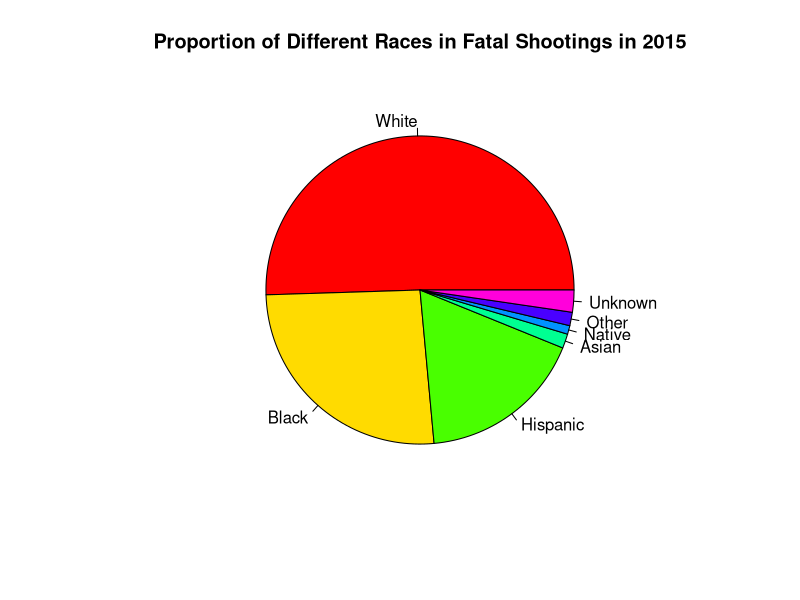
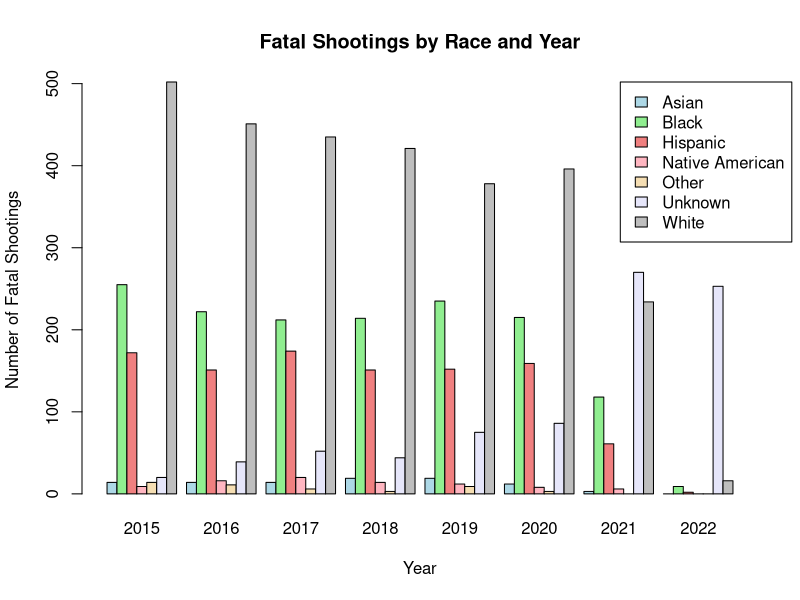
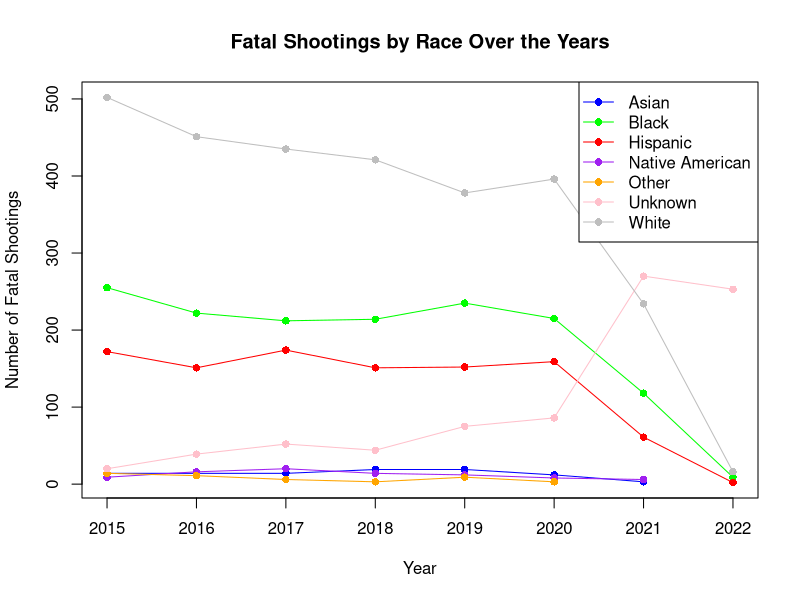
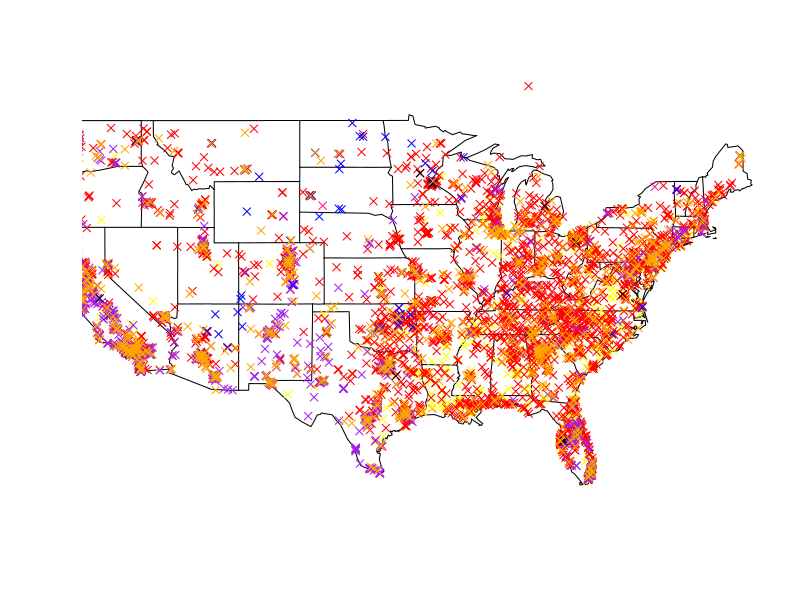
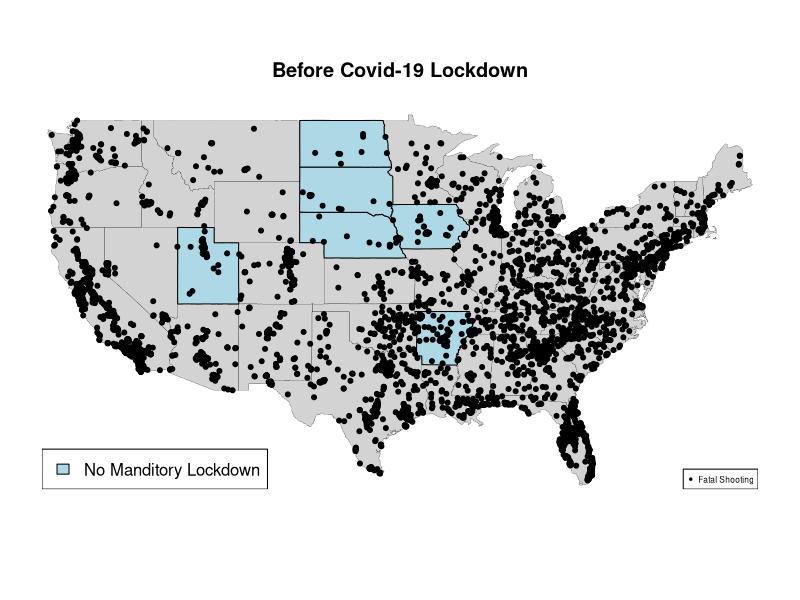
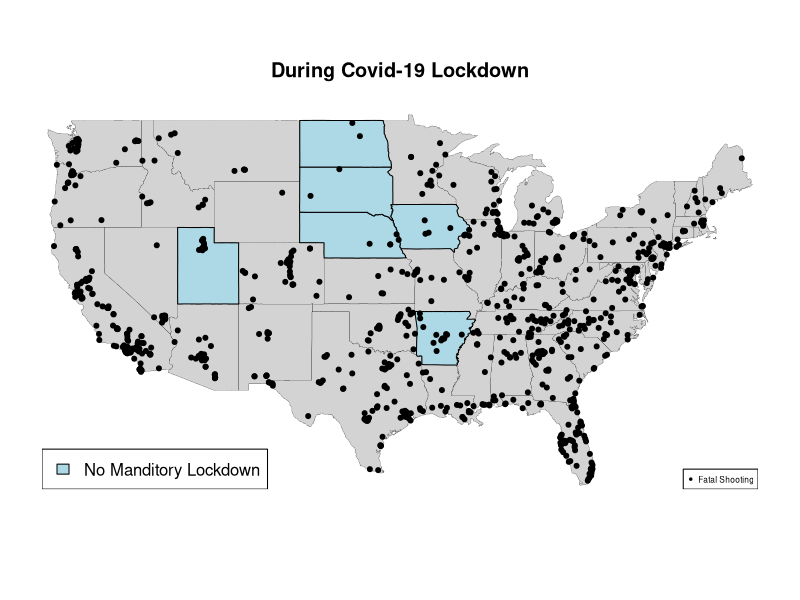
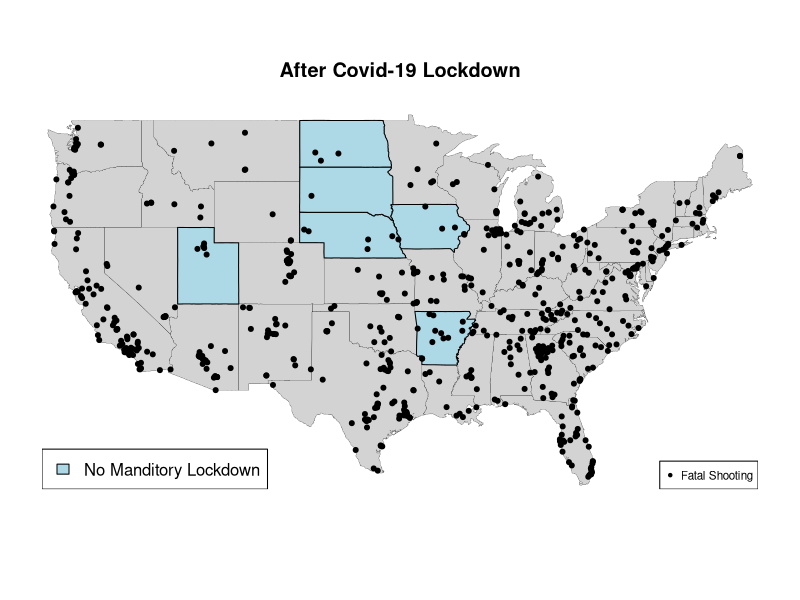

R code for these plots, in order:
## ---- chunk 1
FatalShootingsStats <- read.csv("FatalPoliceShootings_US.csv")

print(class(FatalShootingsStats))

head(FatalShootingsStats)
## ---- chunk 2
#Convert the `date` column to Date format so can extract the year
FatalShootingsStats$date <- as.Date(FatalShootingsStats$date, format = "%m/%d/%Y")

#Made new column for year as an int
FatalShootingsStats$year <- as.integer(format(FatalShootingsStats$date, "%Y"))


## ---- chunk 3
#Analyze 2015 as a test run

data_filtered <- FatalShootingsStats[FatalShootingsStats$year == 2015, ]


#Grab the total amount of times certain races are in the data
asian_count <- nrow(data_filtered[data_filtered$race_name == 'Asian', ])
black_count <- nrow(data_filtered[data_filtered$race_name == 'Black', ])
white_count <- nrow(data_filtered[data_filtered$race_name == 'White', ])
hispanic_count <- nrow(data_filtered[data_filtered$race_name == 'Hispanic', ])
native_count <- nrow(data_filtered[data_filtered$race_name == 'Native American', ])
other_count <- nrow(data_filtered[data_filtered$race_name == 'Other', ])
unknown_count <- nrow(data_filtered[data_filtered$race_name == 'Unknown', ])

#Created a data.frame with counts so can plot them
race_counts <- data.frame(
  race = c("White", "Black", "Hispanic", "Asian", "Native", "Other", "Unknown"),
  count = c(white_count, black_count, hispanic_count, asian_count, native_count, other_count, unknown_count)
)

#Created a pie chart
pie(race_counts$count, 
    labels = race_counts$race, 
    main = "Proportion of Different Races in Fatal Shootings in 2015",
    col = rainbow(length(race_counts$count)))


## ---- chunk 4
## Sophia's addition 
#creating subsets by year

FatalShootingsStats <- na.omit(FatalShootingsStats) # getting rid of rows with any NA values

# basic stats dependent on year
data_15 <- subset(FatalShootingsStats, FatalShootingsStats$year == 2015 )
data_16 <- subset(FatalShootingsStats, FatalShootingsStats$year == 2016 )
data_17 <- subset(FatalShootingsStats, FatalShootingsStats$year == 2017 )
data_18 <- subset(FatalShootingsStats, FatalShootingsStats$year == 2018 )
data_19 <- subset(FatalShootingsStats, FatalShootingsStats$year == 2019 )
data_20 <- subset(FatalShootingsStats, FatalShootingsStats$year == 2020 )
data_21 <- subset(FatalShootingsStats, FatalShootingsStats$year == 2021 )
data_22 <- subset(FatalShootingsStats, FatalShootingsStats$year == 2022 )

total <- c(nrow(data_15), nrow(data_16), nrow(data_17), nrow(data_18), nrow(data_19), nrow(data_20), nrow(data_21), nrow(data_22) )

average_age <- c(mean(data_15$age), mean(data_16$age), mean(data_17$age), mean(data_18$age), mean(data_19$age), mean(data_20$age), mean(data_21$age), mean(data_22$age))

bodycam_false <- c(sum(data_15$body_camera == "FALSE"), sum(data_16$body_camera == "FALSE"), sum(data_17$body_camera == "FALSE"), sum(data_18$body_camera == "FALSE"), sum(data_19$body_camera == "FALSE"), sum(data_20$body_camera == "FALSE"), sum(data_21$body_camera == "FALSE"), sum(data_22$body_camera == "FALSE"))

bodycam_true <- c(sum(data_15$body_camera == "TRUE"), sum(data_16$body_camera == "TRUE"), sum(data_17$body_camera == "TRUE"), sum(data_18$body_camera == "TRUE"), sum(data_19$body_camera == "TRUE"), sum(data_20$body_camera == "TRUE"), sum(data_21$body_camera == "TRUE"), sum(data_22$body_camera == "TRUE"))

bodycam_percent <- c((bodycam_true[1]/total[1]), (bodycam_true[2]/total[2]),(bodycam_true[3]/total[3]),(bodycam_true[4]/total[4]),(bodycam_true[5]/total[5]),(bodycam_true[6]/total[6]),(bodycam_true[7]/total[7]),(bodycam_true[8]/total[7]))

### adding percent of shootings with armed 
gun_armedp <- c((sum(data_15$armed == "gun") / total[1]), (sum(data_16$armed == "gun") / total[2]), (sum(data_17$armed == "gun") / total[3]), (sum(data_18$armed == "gun") / total[4]), (sum(data_19$armed == "gun") / total[5]), (sum(data_20$armed == "gun") / total[6]), (sum(data_21$armed == "gun") / total[7]), (sum(data_22$armed == "gun") / total[7]))

unarmed_armedp <- c((sum(data_15$armed == "unarmed") / total[1]), (sum(data_16$armed == "unarmed") / total[2]), (sum(data_17$armed == "unarmed") / total[3]), (sum(data_18$armed == "unarmed") / total[4]), (sum(data_19$armed == "unarmed") / total[5]), (sum(data_20$armed == "unarmed") / total[6]), (sum(data_21$armed == "unarmed") / total[7]), (sum(data_22$armed == "unarmed") / total[7]))

car_armedp <- c((sum(data_15$armed == "Vehicle") / total[1]), (sum(data_16$armed == "Vehicle") / total[2]), (sum(data_17$armed == "Vehicle") / total[3]), (sum(data_18$armed == "Vehicle") / total[4]), (sum(data_19$armed == "Vehicle") / total[5]), (sum(data_20$armed == "Vehicle") / total[6]), (sum(data_21$armed == "Vehicle") / total[7]), (sum(data_22$armed == "Vehicle") / total[7]))


mental_illness <- c(sum(data_15$signs_of_mental_illness == "TRUE")/total[1], sum(data_16$signs_of_mental_illness == "TRUE")/total[2], sum(data_17$signs_of_mental_illness == "TRUE")/total[3], sum(data_18$signs_of_mental_illness == "TRUE")/total[4], sum(data_19$signs_of_mental_illness == "TRUE")/total[5], sum(data_20$signs_of_mental_illness == "TRUE")/total[6], sum(data_21$signs_of_mental_illness == "TRUE")/total[7], sum(data_22$signs_of_mental_illness == "TRUE")/total[8])

year_stats <- data.frame(total, round(average_age, 1), bodycam_false, bodycam_true, bodycam_percent, gun_armedp, unarmed_armedp, car_armedp, mental_illness) 

names(year_stats) <- c("Total Fatal Shootings", "Average Age", "No Body Camera", "Yes Body Camera", "percent of officers with  body camera", "percent of victims armed with gun", "percent of victims unarmed", "percent of victims armed with vehicle", "percent of victims with mental illness")
rownames(year_stats) <- c("2015", "2016", "2017", "2018", "2019", "2020", "2021", "2022")
year_stats






## ---- chunk 5
# adding colunm for current president -> is not currently working,  


FatalShootingsStats$month <- as.integer(format(FatalShootingsStats$date, "%m"))
FatalShootingsStats$day <- as.integer(format(FatalShootingsStats$date, "%d"))

FatalShootingsStats$President <-ifelse(FatalShootingsStats$month >= 1 & FatalShootingsStats$day >=20 & FatalShootingsStats$year >=2021, FatalShootingsStats$President <-"Joseph R. Biden", FatalShootingsStats$President <-"Donald Trump")

FatalShootingsStats$President <-ifelse((FatalShootingsStats$month >= 1 & FatalShootingsStats$day >=20 & FatalShootingsStats$year <=2016), FatalShootingsStats$President <-"Barack Obama", FatalShootingsStats$President <-"Donald Trump")
data_18 <- subset(FatalShootingsStats, FatalShootingsStats$year >= 2015 )

data_18

## ---- chunk 6
# Aggregate data by year and race_name
race_year_counts <- aggregate(FatalShootingsStats$race_name, 
                              by = list(Year = FatalShootingsStats$year, 
                                        Race = FatalShootingsStats$race_name), 
        
                      FUN = length)

# Rename the count column for clarity
colnames(race_year_counts)[3] <- "Count"

# Create a matrix to store counts for each race across years
race_counts_matrix <- xtabs(Count ~ Race + Year, data = race_year_counts)

# Set up colors for each race
colors <- c("lightblue", "lightgreen", "lightcoral", "lightpink", "wheat", "lavender", "gray")

# Create the bar plot
barplot(race_counts_matrix, beside = TRUE, col = colors,
        main = "Fatal Shootings by Race and Year",
        xlab = "Year", ylab = "Number of Fatal Shootings", 
        legend.text = rownames(race_counts_matrix), 
        args.legend = list(x = "topright", inset = c(-0.05, 0)))

## ---- chunk 7
# Set up an empty plot with the correct axes limits
plot(NULL, xlim = range(race_year_counts$Year), 
     ylim = range(race_year_counts$Count), 
     xlab = "Year", ylab = "Number of Fatal Shootings", 
     main = "Fatal Shootings by Race Over the Years")

# Define colors for each race
race_colors <- c("blue", "green", "red", "purple", "orange", "pink", "gray")

# Get unique races
unique_races <- unique(race_year_counts$Race)

# Loop through each race to plot its line on the graph
for (i in 1:length(unique_races)) {
  # Subset data for the current race
  race_data <- subset(race_year_counts, Race == unique_races[i])
  
  # Plot the line for this race
  lines(race_data$Year, race_data$Count, type = "o", col = race_colors[i], pch = 16)
}

# Add a legend
legend("topright", legend = unique_races, col = race_colors, pch = 16, lty = 1)
## ---- chunk 8
##adding map visual, needs work
library(maps)

asian_count <- subset(FatalShootingsStats, FatalShootingsStats$race_name == 'Asian' )
black_count <- subset(FatalShootingsStats, FatalShootingsStats$race_name == 'Black')
white_count <- subset(FatalShootingsStats, FatalShootingsStats$race_name == 'White')
hispanic_count <- subset(FatalShootingsStats, FatalShootingsStats$race_name == 'Hispanic')
native_count <-subset(FatalShootingsStats, FatalShootingsStats$race_name =='Native American')
other_count <- subset(FatalShootingsStats, FatalShootingsStats$race_name == 'Other')
unknown_count <- subset(FatalShootingsStats, FatalShootingsStats$race_name == 'Unknown')

map("state")
points(asian_count$longitude, asian_count$latitude,
  pch = 4, col = "deeppink", cex = 1)

points(black_count$longitude, black_count$latitude,
  pch = 4, col = "yellow", cex = 1)

points(white_count$longitude, white_count$latitude,
  pch = 4, col = "red", cex = 1)

points(hispanic_count$longitude, hispanic_count$latitude,
  pch = 4, col = "purple", cex = 1)

points(native_count$longitude, native_count$latitude,
  pch = 4, col = "blue", cex = 1)

points(other_count$longitude, other_count$latitude,
  pch = 4, col = "black", cex = 1)

points(unknown_count$longitude, unknown_count$latitude,
  pch = 4, col = "orange", cex = 1)








## ---- chunk 9
library(maps)

library(tidyverse)
library(dplyr)
library(ggplot2)

# Convert the 'Date' column to Date type if it isn't already
FatalShootingsStats$date <- as.Date(FatalShootingsStats$date, format = "%Y-%m-%d")  

#filtering data by covid lockdown timeline
during_date1 <- as.Date("2020-03-15")  # main US lockdown start
during_date2 <- as.Date("2021-05-01")  # need to find sorce for this date
during_covid <- FatalShootingsStats %>%
  filter(date >= during_date1 & date <= during_date2)

before_date1 <- min(FatalShootingsStats$date)  
before_date2 <- as.Date("2020-03-14")
before_covid <- FatalShootingsStats %>%
  filter(date >= before_date1 & date <= before_date2)

after_date1 <- as.Date("2021-05-01")  
after_date2 <- max(FatalShootingsStats$date)
after_covid <- FatalShootingsStats %>%
  filter(date >= after_date1 & date <= after_date2)

#total number of shootings per time period
total_shootings_during <- nrow(during_covid)
total_shootings_before <- nrow(before_covid)
total_shootings_after <- nrow(after_covid)

#total number of days in time period
unique_days_during <- length(seq.Date(during_date1, during_date2, by = "day"))
unique_days_before <- length(seq.Date(before_date1, before_date2, by = "day"))
unique_days_after <- length(seq.Date(after_date1, after_date2, by = "day"))

#shootings per day
avg_shootings_during <- total_shootings_during / unique_days_during
avg_shootings_before <- total_shootings_before / unique_days_before
avg_shootings_after <- total_shootings_after / unique_days_after

cat("Before the lockdowns: Total shootings ",total_shootings_before," Average shootings per day", avg_shootings_before, "\n")
cat("During the lockdowns: Total shootings ",total_shootings_during," Average shootings per day", avg_shootings_during, "\n")
cat("After the lockdowns: Total shootings ",total_shootings_after," Average shootings per day", avg_shootings_after, "\n")
#cat("Number of days in dataset before lockdowns ",unique_days_before,"\n", "Number of days in dataset during lockdowns ",unique_days_during,"\n","Number of days in dataset after lockdowns ",unique_days_after,"\n")

## ---- chunk 10
library(maps)
state_to_highlight <- c("Arkansas", "Iowa", "Nebraska", "North Dakota", "South Dakota", "Utah", "Wyomming") #sates that never enforced lockdown
# Basic Map Plot

maps::map("state", col = "lightgray", fill = TRUE, bg = "white", lwd = 0.2)  
maps::map("state", region = state_to_highlight, col = "lightblue", fill = TRUE, add = TRUE)
points(before_covid$longitude, before_covid$latitude, col = "black", pch = 20, cex = 1.0)
legend("bottomright", legend = "Fatal Shooting", pch = 20, col = "black", cex = 0.5)
legend("bottomleft", legend = "No Manditory Lockdown", fill= "lightblue", col = "lightblue", cex = 1)
title(main= "Before Covid-19 Lockdown")

maps::map("state", col = "lightgray", fill = TRUE, bg = "white", lwd = 0.2) 
maps::map("state", region = state_to_highlight, col = "lightblue", fill = TRUE, add = TRUE)
points(during_covid$longitude, during_covid$latitude, col = "black", pch = 20, cex = 1.0)
legend("bottomright", legend = "Fatal Shooting", pch = 20, col = "black", cex = 0.5)
legend("bottomleft", legend = "No Manditory Lockdown", fill= "lightblue", col = "lightblue", cex = 1)
title(main= "During Covid-19 Lockdown")

maps::map("state", col = "lightgray", fill = TRUE, bg = "white", lwd = 0.2)  
maps::map("state", region = state_to_highlight, col = "lightblue", fill = TRUE, add = TRUE)
points(after_covid$longitude, after_covid$latitude, col = "black", pch = 20, cex = 1.0)
legend("bottomright", legend = "Fatal Shooting", pch = 20, col = "black", cex = 0.7)
legend("bottomleft", legend = "No Manditory Lockdown", fill= "lightblue", col = "lightblue", cex = 1)
title( "After Covid-19 Lockdown")

## ---- chunk 11
#"Arkansas", "Iowa", "Nebraska", "North Dakota", "South Dakota", "Utah", "Wyomming"
## Arkansas data 
before_ar <- before_covid %>%
  filter(before_covid$state == "AR" | before_covid$state == "IA" | before_covid$state == "NE" | before_covid$state == "ND" | before_covid$state == "SD" | before_covid$state == "UT" | before_covid$state == "WY" )
during_ar <- before_covid %>%
  filter(before_covid$state == "AR" | before_covid$state == "IA" | before_covid$state == "NE" | before_covid$state == "ND" | before_covid$state == "SD" | before_covid$state == "UT" | before_covid$state == "WY" )
after_ar <- before_covid %>%
  filter(before_covid$state == "AR" | before_covid$state == "IA" | before_covid$state == "NE" | before_covid$state == "ND" | before_covid$state == "SD" | before_covid$state == "UT" | before_covid$state == "WY" )


#total number of shootings per time period
total_shootings_Bar <- nrow(during_ar)
total_shootings_Dar <- nrow(before_ar)
total_shootings_Aar <- nrow(after_ar)


#shootings per day
avg_shootings_during <- total_shootings_Dar / unique_days_during
avg_shootings_before <- total_shootings_Bar / unique_days_before
avg_shootings_after <- total_shootings_Aar / unique_days_after

cat("Shootings per day in states with no enforced lockdowns",avg_shootings_during,"\n",  "Shootings per day in states with no enforced lockdowns",avg_shootings_before,"\n", "Shootings per day in  states with no enforced lockdowns",avg_shootings_after)
